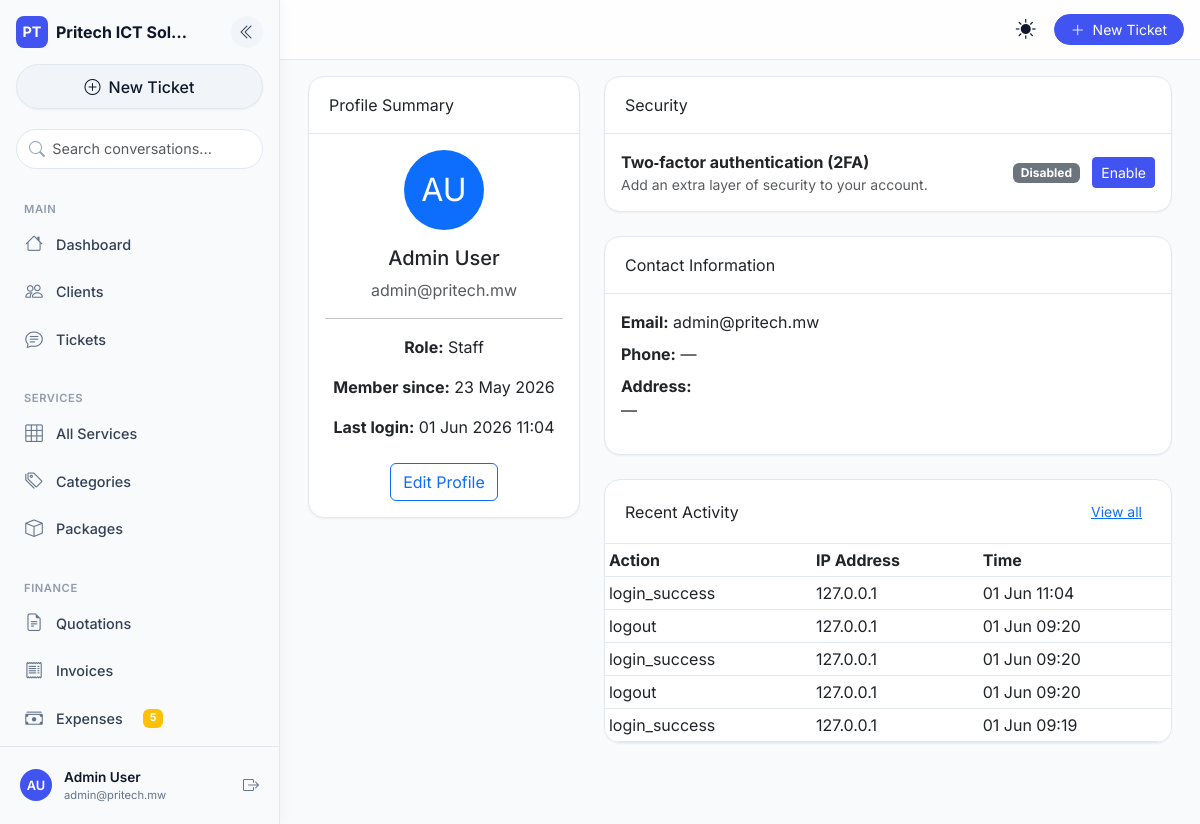
Screenshot of /accounts/profile/ (signed in) with the database file from the repository.
### core/models.py (models this page shows, shortened)
class SiteConfig(models.Model):
    company_name = models.CharField(max_length=200, default='Pritech ICT Solutions')
    tagline = models.CharField(max_length=300, blank=True)
    logo = models.ImageField(upload_to='logo/', null=True, blank=True)
    email = models.EmailField(blank=True)
    phone = models.CharField(max_length=30, blank=True)
    address = models.TextField(blank=True)
    website = models.URLField(blank=True)
    vat_rate = models.DecimalField(max_digits=5, decimal_places=4, default=0.165)
    currency = models.CharField(max_length=10, default='MWK')
    currency_symbol = models.CharField(max_length=5, default='K')
    bank_name = models.CharField(max_length=100, blank=True)
    bank_account = models.CharField(max_length=50, blank=True)
    mobile_money = models.CharField(max_length=50, blank=True)
    invoice_footer = models.TextField(blank=True)
    class Meta:
        verbose_name = 'Site Configuration'
    @classmethod
    def get(cls):
        obj, _ = cls.objects.get_or_create(pk=1)
        return obj

### accounts/models.py (models this page shows, shortened)
class User(AbstractUser):
    id = models.UUIDField(primary_key=True, default=uuid.uuid4, editable=False)
    USER_TYPE_CHOICES = (('client', 'Client'), ('staff', 'Staff'))
    CLIENT_ROLE_CHOICES = [
        ('admin', 'Administrator'),
        ('viewer', 'Viewer'),
        ('billing', 'Billing'),
    ]
    user_type = models.CharField(max_length=10, choices=USER_TYPE_CHOICES, default='client')
    email = models.EmailField(unique=True)
    phone_number = models.CharField(max_length=20, unique=True, null=True, blank=True)
    national_id = models.CharField(max_length=50, unique=True, null=True, blank=True)
    physical_address = models.TextField(blank=True)
    last_login_ip = models.GenericIPAddressField(null=True, blank=True)
    client_role = models.CharField(
        max_length=20,
        choices=CLIENT_ROLE_CHOICES,
        default='viewer',
        blank=True,
        help_text="Role within the client organization (only for client users)"
    )
    is_2fa_enabled = models.BooleanField(default=False)
    USERNAME_FIELD = 'email'
    REQUIRED_FIELDS = ['username']
    def has_role(self, role_code):
        return self.user_roles.filter(role__code=role_code).exists()
    def has_perm_code(self, permission_code):
        from .models import RolePermission
        return RolePermission.objects.filter(
            role__user_roles__user=self,
            permission__code=permission_code
        ).exists()

class UserAuditLog(models.Model):
    user = models.ForeignKey(User, on_delete=models.SET_NULL, null=True, blank=True)
    action = models.CharField(max_length=255)
    ip_address = models.GenericIPAddressField(null=True, blank=True)
    user_agent = models.TextField(blank=True)
    timestamp = models.DateTimeField(auto_now_add=True)
    class Meta:
        ordering = ['-timestamp']

### accounts/views.py (the view)
# urls.py: path('profile/', ProfileView.as_view(), name='profile'),
class ProfileView(LoginRequiredMixin, TemplateView):
    template_name = 'accounts/profile.html'

### accounts/templatetags/account_tags.py (called while the page is built)
@register.filter(name='has_perm')
def has_perm(user, perm_code):
    if user.is_authenticated:
        return user.has_perm_code(perm_code)
    return False

### core/context_processors.py (called while the page is built)
def site_config(request):
    return {'site_config': SiteConfig.get()}

def sidebar_recent_items(request):
    if request.user.is_authenticated:
        from .services import CommonDashboardService
        return CommonDashboardService.get_context(request.user)
    return {}

def pending_expenses_count(request):
    if request.user.is_authenticated and request.user.is_staff:
        try:
            count = Expense.objects.filter(status='pending').count()
            return {'pending_expenses_count': count}
        except Exception:
            return {'pending_expenses_count': 0}
    return {}

### core/services.py (called while the page is built)
    @staticmethod
    def get_context(user):
        if user.user_type == 'client':
            client_org = ClientOrganization.objects.filter(user=user).first()
            if client_org:
                tickets = Ticket.objects.filter(client=client_org)
                invoices = Invoice.objects.filter(client=client_org)
            else:
                tickets = Ticket.objects.none()
                invoices = Invoice.objects.none()
        elif user.has_perm_code('view_finance_dashboard') or user.has_role('TECHNICIAN'):
            tickets = Ticket.objects.all()
            invoices = Invoice.objects.all()
        else:
            tickets = Ticket.objects.all()
            invoices = Invoice.objects.all()
        return {
            'recent_sidebar_tickets': tickets.order_by('-created_at')[:5],
            'recent_sidebar_invoices': invoices.order_by('-created_at')[:3],
        }

### core/templatetags/core_tags.py (called while the page is built)
@register.filter(name='has_any_role')
def has_any_role(user, roles_str):
    if not user or not user.is_authenticated:
        return False
    roles = [role.strip() for role in roles_str.split(',')]
    return any(user.has_role(role) for role in roles)

### portfolio/context_processors.py (called while the page is built)
def portfolio_settings(request):
    return {'portfolio_settings': PortfolioSettings.get()}

### portfolio/models.py (called while the page is built)
    @classmethod
    def get(cls):
        obj, _ = cls.objects.get_or_create(pk=1)
        return obj

### templates/accounts/profile.html (shortened to what this page needs)
{% extends "base.html" %}
{% load static %}
{% block content %}
<div class="row">
  <div class="col-md-4">
    <div class="card mb-4">
      <div class="card-header">Profile Summary</div>
      <div class="card-body text-center">
        <div class="avatar-lg bg-primary text-white rounded-circle d-flex align-items-center justify-content-center mx-auto mb-3" style="width: 80px; height: 80px; font-size: 2rem;">
          {{ request.user.first_name|first|upper }}{{ request.user.last_name|first|upper }}
        </div>
        <h5>{{ request.user.get_full_name|default:request.user.email }}</h5>
        <p class="text-muted">{{ request.user.email }}</p>
        <hr>
        <p><strong>Role:</strong> {{ request.user.get_user_type_display }}</p>
        <p><strong>Member since:</strong> {{ request.user.date_joined|date:"d M Y" }}</p>
        <p><strong>Last login:</strong> {{ request.user.last_login|date:"d M Y H:i" }}</p>
        <a href="{% url 'client_profile_edit' %}" class="btn btn-outline-primary mt-2">Edit Profile</a>
      </div>
    </div>
  </div>
  <div class="col-md-8">
    <div class="card mb-4">
      <div class="card-header">Security</div>
      <div class="card-body">
        <div class="d-flex justify-content-between align-items-center">
          <div>
            <strong>Two‑factor authentication (2FA)</strong>
            <p class="text-muted small mb-0">Add an extra layer of security to your account.</p>
          </div>
          <div>
            {% if request.user.is_2fa_enabled %}
              <span class="badge bg-success">Enabled</span>
              <a href="{% url 'two_factor_disable' %}" class="btn btn-sm btn-outline-danger ms-2">Disable</a>
            {% else %}
              <span class="badge bg-secondary">Disabled</span>
              <a href="{% url 'two_factor_setup' %}" class="btn btn-sm btn-primary ms-2">Enable</a>
            {% endif %}
          </div>
        </div>
      </div>
    </div>
    <div class="card mb-4">
      <div class="card-header">Contact Information</div>
      <div class="card-body">
        <ul class="list-unstyled mb-0">
          <li class="mb-2"><strong>Email:</strong> {{ request.user.email }}</li>
          <li class="mb-2"><strong>Phone:</strong> {{ request.user.phone_number|default:"—" }}</li>
          <li class="mb-2"><strong>Address:</strong> {{ request.user.physical_address|default:"—"|linebreaks }}</li>
        </ul>
      </div>
    </div>
    <div class="card">
      <div class="card-header d-flex justify-content-between align-items-center">
        <span>Recent Activity</span>
        {% if request.user.user_type == 'client' %}
          <a href="{% url 'client_audit_log' %}" class="btn btn-sm btn-link">View all</a>
        {% elif request.user.is_staff %}
          <a href="{% url 'audit_log' %}" class="btn btn-sm btn-link">View all</a>
        {% endif %}
      </div>
      <div class="table-responsive">
        <table class="table table-sm mb-0">
          <thead>
            <tr>
              <th>Action</th>
              <th>IP Address</th>
              <th>Time</th>
            </tr>
          </thead>
          <tbody>
            {% for log in request.user.userauditlog_set.all|slice:":5" %}
              <tr>
                <td>{{ log.action }}</td>
                <td>{{ log.ip_address|default:"—" }}</td>
                <td>{{ log.timestamp|date:"d M H:i" }}</td>
              </tr>
            {% empty %}
              <tr><td colspan="3">No recent activity.</td></tr>
            {% endfor %}
          </tbody>
        </table>
      </div>
    </div>
  </div>
</div>
{% endblock %}

### templates/base.html (shortened to what this page needs)
{% load static %}
{% load account_tags %}
{% load core_tags %}
<!DOCTYPE html>
<html lang="en" data-theme="light" data-bs-theme="light">
<head>
  <link href="https://cdn.jsdelivr.net/npm/bootstrap@5.3.0/dist/css/bootstrap.min.css" rel="stylesheet">
  <link rel="stylesheet" href="https://cdn.jsdelivr.net/npm/bootstrap-icons@1.11.0/font/bootstrap-icons.css">
  <link rel="stylesheet" href="{% static 'css/mobile-first.css' %}">
</head>
<body class="{% if request.user.is_authenticated %}sidebar-expanded{% endif %}">
  {% if request.user.is_authenticated %}
  <aside class="desktop-sidebar d-none d-lg-flex">
    <div class="sidebar-header">
      <div class="d-flex align-items-center justify-content-between mb-3">
        <div class="d-flex align-items-center gap-2">
          <div class="brand-icon"><span class="fw-bold">PT</span></div>
          <span class="fw-bold brand-name">{{ site_config.company_name|truncatechars:16 }}</span>
        </div>
        <button class="sidebar-collapse-btn" id="sidebarCollapseBtn" type="button"
                data-bs-toggle="tooltip" title="Collapse sidebar" aria-label="Collapse sidebar">
          <i class="bi bi-chevron-double-left"></i>
        </button>
      </div>
      <a href="{% url 'ticket_create' %}" class="new-chat-btn"><i class="bi bi-plus-circle"></i> New Ticket</a>
    </div>
    <div class="sidebar-search">
      <input type="text" class="form-control" placeholder="Search conversations...">
    </div>
    <div class="sidebar-nav-section">
      <div class="nav-label">Main</div>
      <a href="{% url 'dashboard' %}" class="ai-nav-link"><i class="bi bi-house"></i> Dashboard</a>
      {% if request.user|has_any_role:'ADMIN,SALES,FINANCE' %}
        <a href="{% url 'client_list' %}" class="ai-nav-link"><i class="bi bi-people"></i> Clients</a>
      {% endif %}
      <a href="{% url 'ticket_list' %}" class="ai-nav-link"><i class="bi bi-chat-text"></i> Tickets</a>
      {% if request.user.is_staff %}
        <div class="nav-label mt-3">Services</div>
        <a href="{% url 'service_list' %}" class="ai-nav-link"><i class="bi bi-grid-3x3"></i> All Services</a>
        <a href="{% url 'service_category_list' %}" class="ai-nav-link"><i class="bi bi-tags"></i> Categories</a>
        <a href="{% url 'service_package_list' %}" class="ai-nav-link"><i class="bi bi-box"></i> Packages</a>
      {% endif %}
      {% if request.user|has_perm:'view_finance_dashboard' or request.user.is_staff %}
        <div class="nav-label mt-3">Finance</div>
        <a href="{% url 'quotation_list' %}" class="ai-nav-link"><i class="bi bi-file-earmark-text"></i> Quotations</a>
        <a href="{% url 'invoice_list' %}" class="ai-nav-link"><i class="bi bi-receipt"></i> Invoices</a>
        <a href="{% url 'expense_list' %}?status=pending" class="ai-nav-link">
          <i class="bi bi-cash-stack"></i> Expenses
          {% if pending_expenses_count %}
            <span class="badge bg-warning ms-2">{{ pending_expenses_count }}</span>
          {% endif %}
        </a>
        <a href="{% url 'finance_reports' %}" class="ai-nav-link"> Reports</a>
      {% endif %}
    </div>
    <div class="sidebar-footer">
      <div class="user-profile">
        <div class="user-avatar">
          {{ request.user.first_name|first|upper }}{{ request.user.last_name|first|upper }}
        </div>
        <div class="user-info">
          <div class="user-name">{{ request.user.get_full_name|default:request.user.email }}</div>
          <div class="user-email">{{ request.user.email }}</div>
        </div>
        <form method="post" action="{% url 'logout' %}" class="ms-auto">
          <button type="submit" class="logout-btn" data-bs-toggle="tooltip" title="Logout" aria-label="Logout">
            <i class="bi bi-box-arrow-right"></i>
          </button>
        </form>
      </div>
    </div>
  </aside>
  {% endif %}
  <header class="topbar sticky-top {% if request.user.is_authenticated %}topbar-desktop{% endif %}">
    <div class="d-flex align-items-center h-100 px-3">
      {% if request.user.is_authenticated %}
      <button class="desktop-menu-btn d-none d-lg-block me-2" id="desktopMenuToggle" type="button"
              data-bs-toggle="tooltip" title="Toggle sidebar" aria-label="Toggle sidebar">
      </button>
      {% endif %}
      <span class="page-title fw-semibold flex-grow-1">{% block page_title %}Dashboard{% endblock %}</span>
      <button class="theme-toggle-btn me-2" id="themeToggle" type="button"
              data-bs-toggle="tooltip" title="Switch theme" aria-label="Switch dark/light mode">
        <i class="bi bi-sun-fill light-icon"></i>
      </button>
      {% if request.user.is_authenticated %}
      <a href="{% url 'ticket_create' %}" class="btn btn-primary btn-sm rounded-pill px-3 d-none d-sm-block">
        <i class="bi bi-plus-lg me-1"></i> New Ticket
      </a>
      {% endif %}
    </div>
  </header>
  <main id="main-content" class="main-content pb-6 mb-4 {% if request.user.is_authenticated %}main-content-desktop{% endif %}">
    <div class="container-fluid py-3">
      {% block content %}{% endblock %}
    </div>
  </main>
</body>
</html>

### rows the page displays
SiteConfig: company_name "Pritech ICT Sol…"
User: user.first_name|first "A", user.last_name|first "U", user.get_full_name "Admin User", user.email "admin@pritech.mw", user.user_type "Staff", user.date_joined "23 May 2026", user.last_login "01 Jun 2026 11:04", user.phone_number "—", user.physical_address "—"
UserAuditLog: action "login_success", ip_address "127.0.0.1", timestamp "01 Jun 11:04"
UserAuditLog: action "logout", ip_address "127.0.0.1", timestamp "01 Jun 09:20"
UserAuditLog: action "login_success", ip_address "127.0.0.1", timestamp "01 Jun 09:20"
UserAuditLog: action "logout", ip_address "127.0.0.1", timestamp "01 Jun 09:20"
UserAuditLog: action "login_success", ip_address "127.0.0.1", timestamp "01 Jun 09:19"

### other values shown
{{ pending_expenses_count }} "5"
